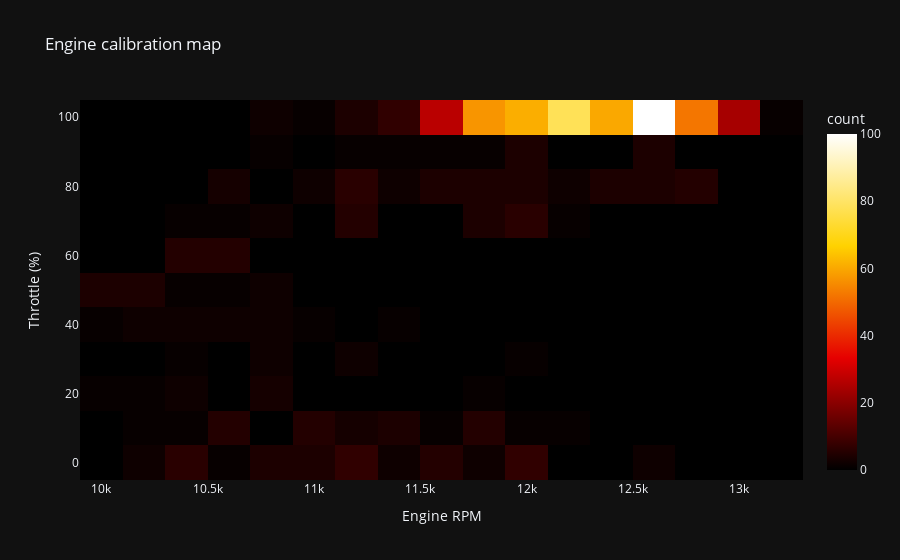

This figure's notebook cell:
### Code cell
import plotly.express as px

fig = px.density_heatmap(
    df, 
    x="RPM", 
    y="Throttle", 
    z="Speed",
    histfunc="count",
    title="Engine calibration map",
    template="plotly_dark",
    nbinsx=30, nbinsy=20,
    color_continuous_scale="Hot",
    
)

fig.update_layout(
    xaxis_title="Engine RPM",
    yaxis_title="Throttle (%)",
)

fig.show()

### Figure 1 — Plotly figure (JSON) as saved in the notebook; plotly's stock layout.template omitted (floating-point values rounded to 4 significant figures; data arrays with more than 128 entries replaced by an {"elided": "..."} marker saying what was removed)
{"data": [{"coloraxis": "coloraxis", "histfunc": "count", "hovertemplate": "RPM=%{x}<br>Throttle=%{y}<br>count=%{z}<extra></extra>", "name": "", "nbinsx": 30, "nbinsy": 20, "type": "histogram2d", "x": {"elided": "663 float values"}, "xaxis": "x", "xbingroup": "x", "y": {"elided": "663 float values"}, "yaxis": "y", "ybingroup": "y", "z": {"elided": "663 float values"}}], "layout": {"coloraxis": {"colorbar": {"title": {"text": "count"}}, "colorscale": [[0, "rgb(0,0,0)"], [0.3333, "rgb(230,0,0)"], [0.6667, "rgb(255,210,0)"], [1, "rgb(255,255,255)"]]}, "legend": {"tracegroupgap": 0}, "title": {"text": "Engine calibration map"}, "xaxis": {"anchor": "y", "domain": [0, 1], "title": {"text": "Engine RPM"}}, "yaxis": {"anchor": "x", "domain": [0, 1], "title": {"text": "Throttle (%)"}}}}
